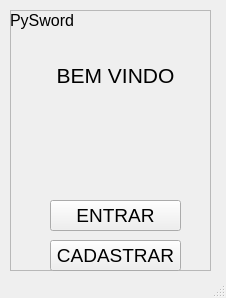
<?xml version="1.0" encoding="UTF-8"?>
<ui version="4.0">
 <class>MainWindow</class>
 <widget class="QMainWindow" name="MainWindow">
  <property name="geometry">
   <rect>
    <x>0</x>
    <y>0</y>
    <width>226</width>
    <height>298</height>
   </rect>
  </property>
  <property name="windowTitle">
   <string>MainWindow</string>
  </property>
  <widget class="QWidget" name="centralwidget">
   <widget class="QFrame" name="frame">
    <property name="enabled">
     <bool>true</bool>
    </property>
    <property name="geometry">
     <rect>
      <x>10</x>
      <y>10</y>
      <width>201</width>
      <height>261</height>
     </rect>
    </property>
    <property name="autoFillBackground">
     <bool>false</bool>
    </property>
    <property name="frameShape">
     <enum>QFrame::StyledPanel</enum>
    </property>
    <property name="frameShadow">
     <enum>QFrame::Raised</enum>
    </property>
    <widget class="QPushButton" name="pushButton_2">
     <property name="geometry">
      <rect>
       <x>40</x>
       <y>230</y>
       <width>131</width>
       <height>31</height>
      </rect>
     </property>
     <property name="font">
      <font>
       <pointsize>14</pointsize>
      </font>
     </property>
     <property name="text">
      <string>CADASTRAR</string>
     </property>
    </widget>
    <widget class="QLabel" name="label_2">
     <property name="geometry">
      <rect>
       <x>0</x>
       <y>0</y>
       <width>71</width>
       <height>21</height>
      </rect>
     </property>
     <property name="text">
      <string>&lt;html&gt;&lt;head/&gt;&lt;body&gt;&lt;p&gt;&lt;span style=&quot; font-size:12pt;&quot;&gt;PySword&lt;/span&gt;&lt;/p&gt;&lt;/body&gt;&lt;/html&gt;</string>
     </property>
    </widget>
    <widget class="QPushButton" name="pushButton">
     <property name="geometry">
      <rect>
       <x>40</x>
       <y>190</y>
       <width>131</width>
       <height>31</height>
      </rect>
     </property>
     <property name="font">
      <font>
       <pointsize>14</pointsize>
      </font>
     </property>
     <property name="text">
      <string>ENTRAR</string>
     </property>
    </widget>
    <widget class="QLabel" name="label">
     <property name="geometry">
      <rect>
       <x>40</x>
       <y>50</y>
       <width>131</width>
       <height>31</height>
      </rect>
     </property>
     <property name="font">
      <font>
       <pointsize>16</pointsize>
      </font>
     </property>
     <property name="text">
      <string>&lt;html&gt;&lt;head/&gt;&lt;body&gt;&lt;p align=&quot;center&quot;&gt;BEM VINDO&lt;/p&gt;&lt;/body&gt;&lt;/html&gt;</string>
     </property>
     <property name="alignment">
      <set>Qt::AlignCenter</set>
     </property>
    </widget>
   </widget>
  </widget>
  <widget class="QStatusBar" name="statusbar"/>
 </widget>
 <resources/>
 <connections/>
</ui>
